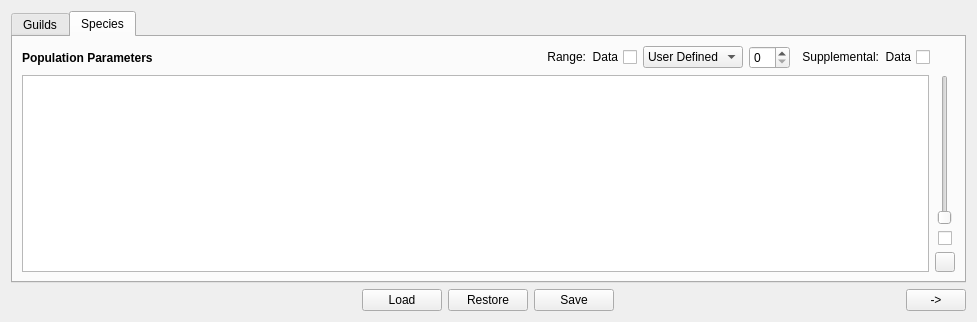
<?xml version="1.0" encoding="UTF-8"?>
<ui version="4.0">
 <class>Estimation_Tab1_PopulationTab</class>
 <widget class="QWidget" name="Estimation_Tab1_PopulationTab">
  <property name="geometry">
   <rect>
    <x>0</x>
    <y>0</y>
    <width>977</width>
    <height>322</height>
   </rect>
  </property>
  <property name="windowTitle">
   <string>Form</string>
  </property>
  <layout class="QVBoxLayout" name="verticalLayout_7">
   <item>
    <widget class="QTabWidget" name="Estimation_Tab1_PopulationTabW">
     <property name="currentIndex">
      <number>1</number>
     </property>
     <widget class="QWidget" name="tab">
      <attribute name="title">
       <string>Guilds</string>
      </attribute>
      <layout class="QVBoxLayout" name="verticalLayout_6">
       <item>
        <layout class="QVBoxLayout" name="verticalLayout_4">
         <item>
          <layout class="QHBoxLayout" name="horizontalLayout_4">
           <item>
            <widget class="QLabel" name="label_2">
             <property name="font">
              <font>
               <weight>75</weight>
               <bold>true</bold>
              </font>
             </property>
             <property name="text">
              <string>Population Parameters</string>
             </property>
            </widget>
           </item>
           <item>
            <spacer name="horizontalSpacer_3">
             <property name="orientation">
              <enum>Qt::Horizontal</enum>
             </property>
             <property name="sizeHint" stdset="0">
              <size>
               <width>40</width>
               <height>20</height>
              </size>
             </property>
            </spacer>
           </item>
           <item>
            <widget class="QCheckBox" name="Estimation_Tab1_GuildRangeCB">
             <property name="layoutDirection">
              <enum>Qt::RightToLeft</enum>
             </property>
             <property name="text">
              <string>Range Data</string>
             </property>
            </widget>
           </item>
           <item>
            <widget class="QCheckBox" name="Estimation_Tab1_GuildSuppCB">
             <property name="layoutDirection">
              <enum>Qt::RightToLeft</enum>
             </property>
             <property name="text">
              <string>Supplemental Data</string>
             </property>
            </widget>
           </item>
           <item>
            <spacer name="horizontalSpacer_4">
             <property name="orientation">
              <enum>Qt::Horizontal</enum>
             </property>
             <property name="sizeType">
              <enum>QSizePolicy::Fixed</enum>
             </property>
             <property name="sizeHint" stdset="0">
              <size>
               <width>25</width>
               <height>20</height>
              </size>
             </property>
            </spacer>
           </item>
          </layout>
         </item>
         <item>
          <layout class="QHBoxLayout" name="horizontalLayout_5">
           <item>
            <widget class="QTableView" name="Estimation_Tab1_GuildPopulationTV"/>
           </item>
           <item>
            <layout class="QVBoxLayout" name="verticalLayout_5">
             <item>
              <layout class="QHBoxLayout" name="horizontalLayout_6">
               <item>
                <widget class="QSlider" name="Estimation_Tab1_ModifySL_2">
                 <property name="toolTip">
                  <string>Allows user to modify selected values and see the results in real-time</string>
                 </property>
                 <property name="statusTip">
                  <string>Allows user to modify selected values and see the results in real-time</string>
                 </property>
                 <property name="layoutDirection">
                  <enum>Qt::LeftToRight</enum>
                 </property>
                 <property name="maximum">
                  <number>100</number>
                 </property>
                 <property name="tracking">
                  <bool>true</bool>
                 </property>
                 <property name="orientation">
                  <enum>Qt::Vertical</enum>
                 </property>
                 <property name="invertedAppearance">
                  <bool>false</bool>
                 </property>
                 <property name="invertedControls">
                  <bool>false</bool>
                 </property>
                 <property name="tickPosition">
                  <enum>QSlider::NoTicks</enum>
                 </property>
                </widget>
               </item>
              </layout>
             </item>
             <item>
              <widget class="QPushButton" name="Estimation_Tab1_ModifyPB_2">
               <property name="sizePolicy">
                <sizepolicy hsizetype="Fixed" vsizetype="Fixed">
                 <horstretch>0</horstretch>
                 <verstretch>0</verstretch>
                </sizepolicy>
               </property>
               <property name="minimumSize">
                <size>
                 <width>20</width>
                 <height>20</height>
                </size>
               </property>
               <property name="maximumSize">
                <size>
                 <width>20</width>
                 <height>20</height>
                </size>
               </property>
               <property name="toolTip">
                <string>Resets the Modify slider to its initial (i.e. 0) value</string>
               </property>
               <property name="statusTip">
                <string>Resets the Modify slider to its initial (i.e. 0) value</string>
               </property>
               <property name="text">
                <string/>
               </property>
              </widget>
             </item>
            </layout>
           </item>
          </layout>
         </item>
        </layout>
       </item>
      </layout>
     </widget>
     <widget class="QWidget" name="tab_2">
      <attribute name="title">
       <string>Species</string>
      </attribute>
      <layout class="QVBoxLayout" name="verticalLayout_3">
       <item>
        <layout class="QVBoxLayout" name="verticalLayout">
         <item>
          <layout class="QHBoxLayout" name="horizontalLayout_2">
           <item>
            <widget class="QLabel" name="label">
             <property name="font">
              <font>
               <weight>75</weight>
               <bold>true</bold>
              </font>
             </property>
             <property name="text">
              <string>Population Parameters</string>
             </property>
            </widget>
           </item>
           <item>
            <spacer name="horizontalSpacer">
             <property name="orientation">
              <enum>Qt::Horizontal</enum>
             </property>
             <property name="sizeHint" stdset="0">
              <size>
               <width>40</width>
               <height>20</height>
              </size>
             </property>
            </spacer>
           </item>
           <item>
            <widget class="QCheckBox" name="Estimation_Tab1_SpeciesRangeCB">
             <property name="layoutDirection">
              <enum>Qt::RightToLeft</enum>
             </property>
             <property name="text">
              <string>Range:  Data</string>
             </property>
            </widget>
           </item>
           <item>
            <widget class="QComboBox" name="Estimation_Tab1_SpeciesRangeCMB">
             <property name="minimumSize">
              <size>
               <width>100</width>
               <height>0</height>
              </size>
             </property>
             <property name="maximumSize">
              <size>
               <width>100</width>
               <height>16777215</height>
              </size>
             </property>
             <property name="toolTip">
              <string>Choose if user enters range manually or via percentage</string>
             </property>
             <property name="statusTip">
              <string>Choose if user enters range manually or via percentage</string>
             </property>
             <property name="whatsThis">
              <string>&lt;html&gt;&lt;head/&gt;&lt;body&gt;&lt;p align=&quot;center&quot;&gt;&lt;span style=&quot; font-weight:600;&quot;&gt;Range Type&lt;/span&gt;&lt;/p&gt;&lt;p&gt;If this is set to User Defined, the user enters in the desired min/max range values directly into the table. If this is set to Percentage, the min/max range values are set by the percentage number set by the spin box to the right.&lt;/p&gt;&lt;/body&gt;&lt;/html&gt;</string>
             </property>
             <item>
              <property name="text">
               <string>User Defined</string>
              </property>
             </item>
             <item>
              <property name="text">
               <string>Percentage</string>
              </property>
             </item>
            </widget>
           </item>
           <item>
            <widget class="QSpinBox" name="Estimation_Tab1_SpeciesRangeSB">
             <property name="toolTip">
              <string>Sets the percentage range min/max values</string>
             </property>
             <property name="statusTip">
              <string>Sets the percentage range min/max values</string>
             </property>
             <property name="whatsThis">
              <string>&lt;html&gt;&lt;head/&gt;&lt;body&gt;&lt;p align=&quot;center&quot;&gt;&lt;span style=&quot; font-weight:600;&quot;&gt;Range Percentage&lt;/span&gt;&lt;/p&gt;&lt;p&gt;This value represents the percentage of a parameter the min/max values will be set to. For example, if SpeciesK is 100 and this value is set to 10, SpeciesKMin will be set to 90 and SpeciesKMax will be set to 110.&lt;/p&gt;&lt;/body&gt;&lt;/html&gt;</string>
             </property>
            </widget>
           </item>
           <item>
            <widget class="QCheckBox" name="Estimation_Tab1_SpeciesSuppCB">
             <property name="layoutDirection">
              <enum>Qt::RightToLeft</enum>
             </property>
             <property name="text">
              <string>Supplemental:  Data</string>
             </property>
            </widget>
           </item>
           <item>
            <spacer name="horizontalSpacer_2">
             <property name="orientation">
              <enum>Qt::Horizontal</enum>
             </property>
             <property name="sizeType">
              <enum>QSizePolicy::Fixed</enum>
             </property>
             <property name="sizeHint" stdset="0">
              <size>
               <width>25</width>
               <height>20</height>
              </size>
             </property>
            </spacer>
           </item>
          </layout>
         </item>
         <item>
          <layout class="QHBoxLayout" name="horizontalLayout_3">
           <item>
            <widget class="QTableView" name="Estimation_Tab1_SpeciesPopulationTV"/>
           </item>
           <item>
            <layout class="QVBoxLayout" name="verticalLayout_2">
             <item>
              <layout class="QHBoxLayout" name="horizontalLayout">
               <item>
                <widget class="QSlider" name="Estimation_Tab1_ModifySL">
                 <property name="toolTip">
                  <string>Allows user to modify selected values and see the results when slider is released</string>
                 </property>
                 <property name="statusTip">
                  <string>Allows user to modify selected values and see the results when slider is released</string>
                 </property>
                 <property name="whatsThis">
                  <string>&lt;html&gt;&lt;head/&gt;&lt;body&gt;&lt;p align=&quot;center&quot;&gt;&lt;span style=&quot; font-weight:600;&quot;&gt;Modify Slider&lt;/span&gt;&lt;/p&gt;&lt;p&gt;This slider allows the user to modify the selected table values. When the user releases the slider an Estimation run and Diagnostics run will occur. If more than one table value is selected, all selected table values will be modified accordingly. &lt;/p&gt;&lt;p&gt;If after the modification, the user wishes to restore the table values to their values prior to the last Save or Load, the user should click the Restore button at the bottom of the table.&lt;/p&gt;&lt;/body&gt;&lt;/html&gt;</string>
                 </property>
                 <property name="layoutDirection">
                  <enum>Qt::LeftToRight</enum>
                 </property>
                 <property name="maximum">
                  <number>100</number>
                 </property>
                 <property name="tracking">
                  <bool>true</bool>
                 </property>
                 <property name="orientation">
                  <enum>Qt::Vertical</enum>
                 </property>
                 <property name="invertedAppearance">
                  <bool>false</bool>
                 </property>
                 <property name="invertedControls">
                  <bool>false</bool>
                 </property>
                 <property name="tickPosition">
                  <enum>QSlider::NoTicks</enum>
                 </property>
                </widget>
               </item>
              </layout>
             </item>
             <item>
              <layout class="QHBoxLayout" name="horizontalLayout_7">
               <item>
                <widget class="QCheckBox" name="Estimation_Tab1_ModifyRunCB">
                 <property name="sizePolicy">
                  <sizepolicy hsizetype="Fixed" vsizetype="Fixed">
                   <horstretch>0</horstretch>
                   <verstretch>0</verstretch>
                  </sizepolicy>
                 </property>
                 <property name="maximumSize">
                  <size>
                   <width>14</width>
                   <height>16777215</height>
                  </size>
                 </property>
                 <property name="baseSize">
                  <size>
                   <width>18</width>
                   <height>0</height>
                  </size>
                 </property>
                 <property name="toolTip">
                  <string>If checked, will run both Estimation and Diagnostics. If not, run only Estimation.</string>
                 </property>
                 <property name="statusTip">
                  <string>If checked, will run both Estimation and Diagnostics. If not, run only Estimation.</string>
                 </property>
                 <property name="layoutDirection">
                  <enum>Qt::LeftToRight</enum>
                 </property>
                 <property name="text">
                  <string/>
                 </property>
                </widget>
               </item>
              </layout>
             </item>
             <item>
              <widget class="QPushButton" name="Estimation_Tab1_ModifyRunPB">
               <property name="sizePolicy">
                <sizepolicy hsizetype="Fixed" vsizetype="Fixed">
                 <horstretch>0</horstretch>
                 <verstretch>0</verstretch>
                </sizepolicy>
               </property>
               <property name="minimumSize">
                <size>
                 <width>20</width>
                 <height>20</height>
                </size>
               </property>
               <property name="maximumSize">
                <size>
                 <width>20</width>
                 <height>20</height>
                </size>
               </property>
               <property name="toolTip">
                <string>Performs an Estimation and Diagnostics Run</string>
               </property>
               <property name="statusTip">
                <string>Performs an Estimation and Diagnostics Run</string>
               </property>
               <property name="whatsThis">
                <string>&lt;html&gt;&lt;head/&gt;&lt;body&gt;&lt;p align=&quot;center&quot;&gt;&lt;span style=&quot; font-weight:600;&quot;&gt;Combined Estimation and Diagnostics Run&lt;/span&gt;&lt;/p&gt;&lt;p&gt;This button performs an Estimation and Diagnostics run as if the user had just released the above Modify Slider. The same result would be had if the user clicks on the Modify Slider button without actually sliding it.&lt;/p&gt;&lt;/body&gt;&lt;/html&gt;</string>
               </property>
               <property name="text">
                <string/>
               </property>
               <property name="checkable">
                <bool>false</bool>
               </property>
              </widget>
             </item>
            </layout>
           </item>
          </layout>
         </item>
        </layout>
       </item>
      </layout>
     </widget>
    </widget>
   </item>
   <item>
    <layout class="QHBoxLayout" name="horizontalLayout_87">
     <item>
      <spacer name="horizontalSpacer_102">
       <property name="orientation">
        <enum>Qt::Horizontal</enum>
       </property>
       <property name="sizeType">
        <enum>QSizePolicy::Fixed</enum>
       </property>
       <property name="sizeHint" stdset="0">
        <size>
         <width>65</width>
         <height>20</height>
        </size>
       </property>
      </spacer>
     </item>
     <item>
      <spacer name="horizontalSpacer_95">
       <property name="orientation">
        <enum>Qt::Horizontal</enum>
       </property>
       <property name="sizeHint" stdset="0">
        <size>
         <width>40</width>
         <height>20</height>
        </size>
       </property>
      </spacer>
     </item>
     <item>
      <widget class="QPushButton" name="Estimation_Tab1_LoadPB">
       <property name="enabled">
        <bool>true</bool>
       </property>
       <property name="toolTip">
        <string>Load last saved table data</string>
       </property>
       <property name="statusTip">
        <string>Load last saved table data</string>
       </property>
       <property name="text">
        <string>Load</string>
       </property>
      </widget>
     </item>
     <item>
      <widget class="QPushButton" name="Estimation_Tab1_RestorePB">
       <property name="toolTip">
        <string>Reloads the data table with the data prior to modifying the data with the Modify slider and before the user clicks Save</string>
       </property>
       <property name="statusTip">
        <string>Reloads the data table with the data prior to modifying the data with the Modify slider and before the user clicks Save</string>
       </property>
       <property name="text">
        <string>Restore</string>
       </property>
      </widget>
     </item>
     <item>
      <widget class="QPushButton" name="Estimation_Tab1_SavePB">
       <property name="enabled">
        <bool>true</bool>
       </property>
       <property name="toolTip">
        <string>Save above table data</string>
       </property>
       <property name="statusTip">
        <string>Save above table data</string>
       </property>
       <property name="text">
        <string>Save</string>
       </property>
      </widget>
     </item>
     <item>
      <spacer name="verticalSpacer_42">
       <property name="orientation">
        <enum>Qt::Horizontal</enum>
       </property>
       <property name="sizeType">
        <enum>QSizePolicy::Expanding</enum>
       </property>
       <property name="sizeHint" stdset="0">
        <size>
         <width>48</width>
         <height>20</height>
        </size>
       </property>
      </spacer>
     </item>
     <item>
      <widget class="QPushButton" name="Estimation_Tab1_NextPB">
       <property name="sizePolicy">
        <sizepolicy hsizetype="Fixed" vsizetype="Fixed">
         <horstretch>0</horstretch>
         <verstretch>0</verstretch>
        </sizepolicy>
       </property>
       <property name="minimumSize">
        <size>
         <width>60</width>
         <height>0</height>
        </size>
       </property>
       <property name="maximumSize">
        <size>
         <width>60</width>
         <height>16777215</height>
        </size>
       </property>
       <property name="toolTip">
        <string>Go to next tab page</string>
       </property>
       <property name="statusTip">
        <string>Go to next tab page</string>
       </property>
       <property name="text">
        <string>-&gt;</string>
       </property>
      </widget>
     </item>
    </layout>
   </item>
  </layout>
 </widget>
 <resources/>
 <connections/>
</ui>
